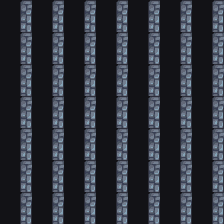

Tiled map render using the project's own tile images. Description and the whole map definition, tile-layer contents included, below:
An orthogonal 7x7 tile map with 32x32 px tiles, 1 tile layer (Grounds).

<map version="1.10" tiledversion="1.11.0" orientation="orthogonal" renderorder="right-down" width="7" height="7" tilewidth="32" tileheight="32" infinite="0">
 <properties>
  <property name="prefab-id" value="hero-house" />
  <property name="footprint" value="7x7" />
  <property name="entrances" value="3,6" />
 </properties>
 <tileset firstgid="1" source="../../tilesets/data/tileset-dungeon.tsx" />
 <layer id="1" name="Grounds" width="7" height="7">
  <data encoding="csv">1,1,1,1,1,1,1,
1,1,1,1,1,1,1,
1,1,1,1,1,1,1,
1,1,1,1,1,1,1,
1,1,1,1,1,1,1,
1,1,1,1,1,1,1,
1,1,1,1,1,1,1</data>
 </layer>
</map>
